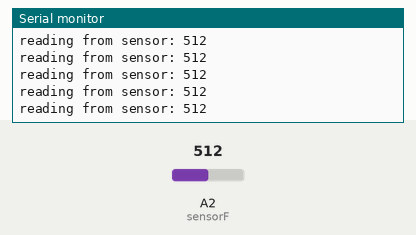
The sketch below on a simulated Arduino Uno, built with avr-gcc and run on an emulated ATmega328P. Shown: the last lines printed to the serial monitor. Inputs (shaded band) come from the test bench; at power-on: A2 (sensorF) = 512.

Above: at 1.2 s.
1.3 s: A2 (sensorF) set to 716
At 1.9 s:
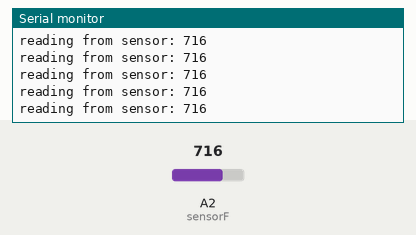
4.3 s: A2 (sensorF) set to 900
At 4.9 s:
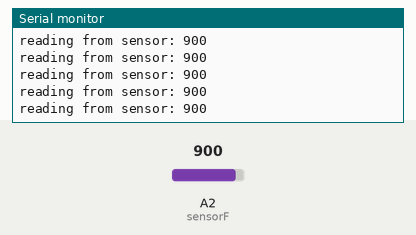
Timing chart, 0 to 7.3 s (numbered marks = the images above; inputs shaded):
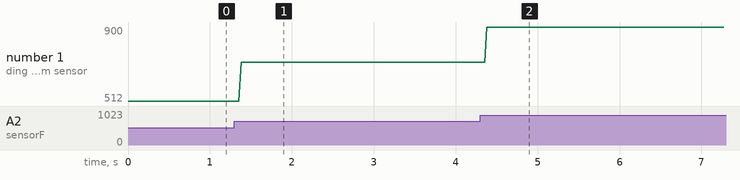

Measured:
- after the input at 1.3 s, the serial monitor: prints a new line after 0.08 s (image 1)
- after the input at 4.3 s, the serial monitor: prints a new line after 0.08 s (image 2)
- plotted number 1: 512 → 716 after the input at 1.3 s, 716 → 900 after the input at 4.3 s

The sketch:

printFlame.ino
```cpp
//This code prints the values read by the flame sensor to the screenand turns on the LED when

int sensorF = A2; //flame sensor

int reading;

void setup() {
  pinMode(sensorF, INPUT);
  digitalWrite(sensorF, INPUT_PULLUP);
  Serial.begin(9600);
  reading = 0;
}

void loop()
{
  reading = analogRead(sensorF);
  Serial.print("reading from sensor: ");
  Serial.println(reading, DEC);
}
```
